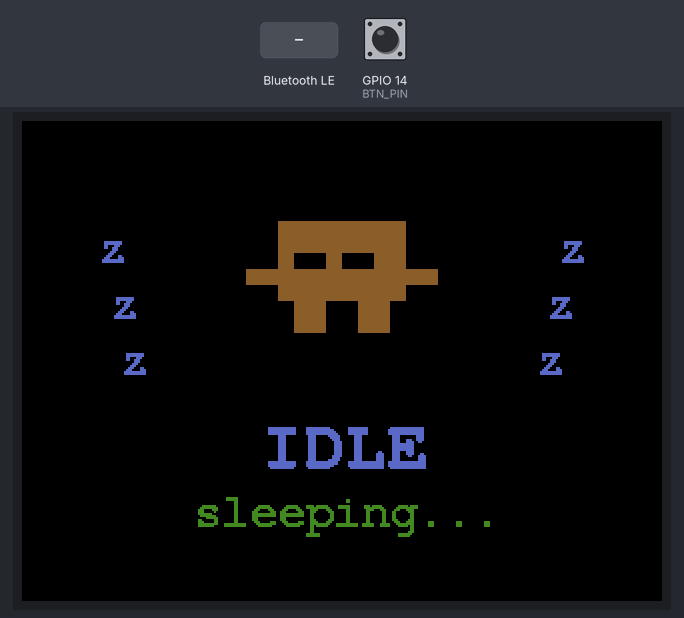
The sketch below on a simulated ESP32. Parts: 320×240 colour display. Inputs (shaded band) come from the test bench; at power-on: GPIO 14 (BTN_PIN) HIGH. Nothing arrives over Bluetooth unless stated; a phone connects over Bluetooth LE 3 s after start; what the sketch prints to the serial monitor is not drawn.

Above: at 1.4 s.
1.5 s: Bluetooth LE write "WORKING" received
At 1.98 s:
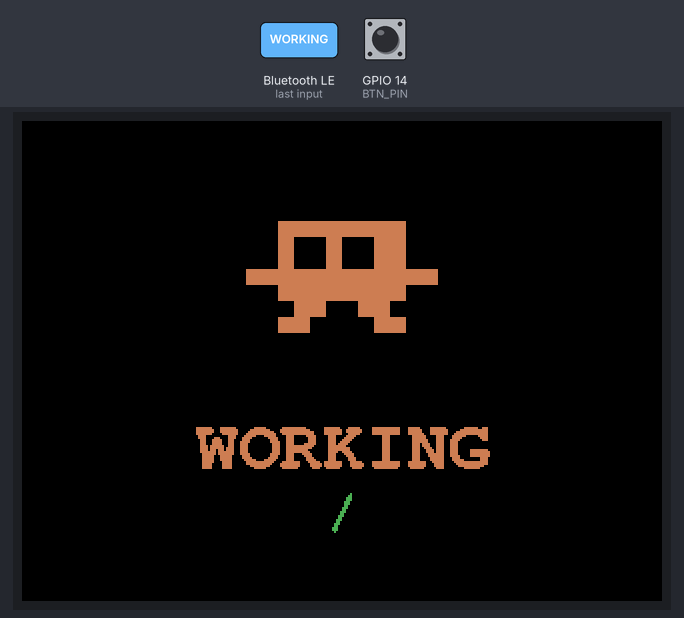
3.9 s: Bluetooth LE write "WAITING_URGENT" received
At 4.65 s:
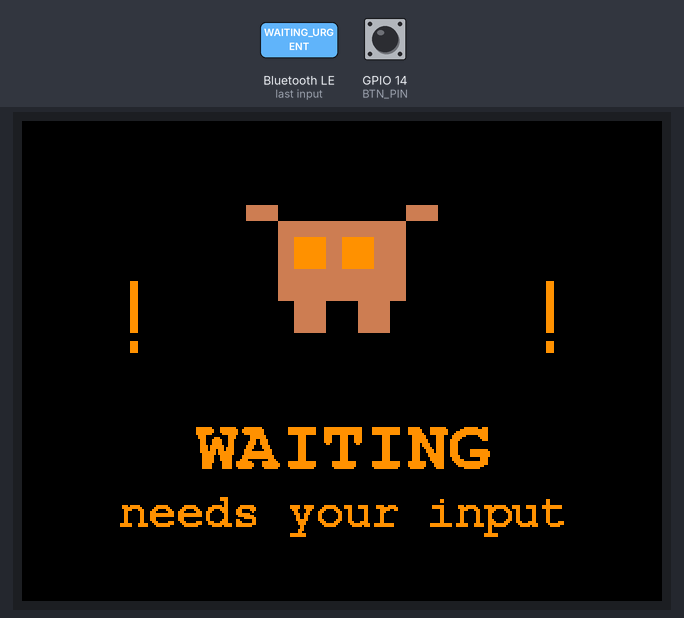
6.9 s: Bluetooth LE write "NOTIFICATION" received
At 8.16 s:
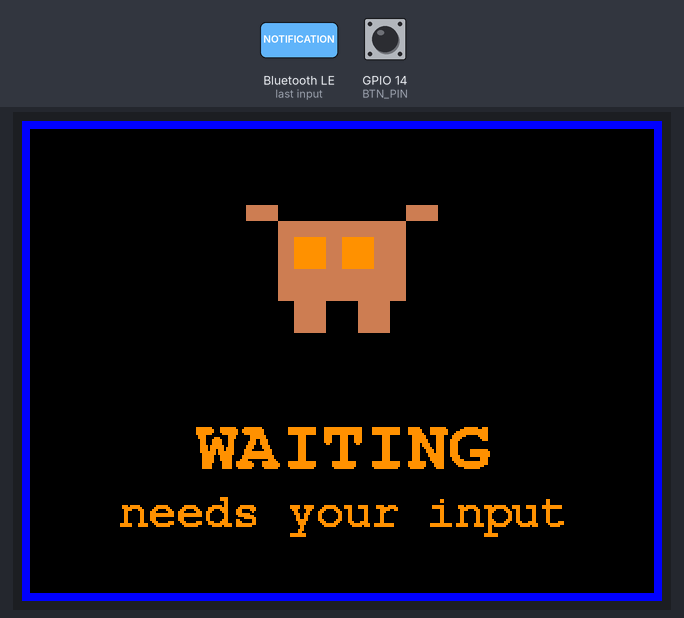
9.9 s: Bluetooth LE write "WAITING" received
At 9.99 s:
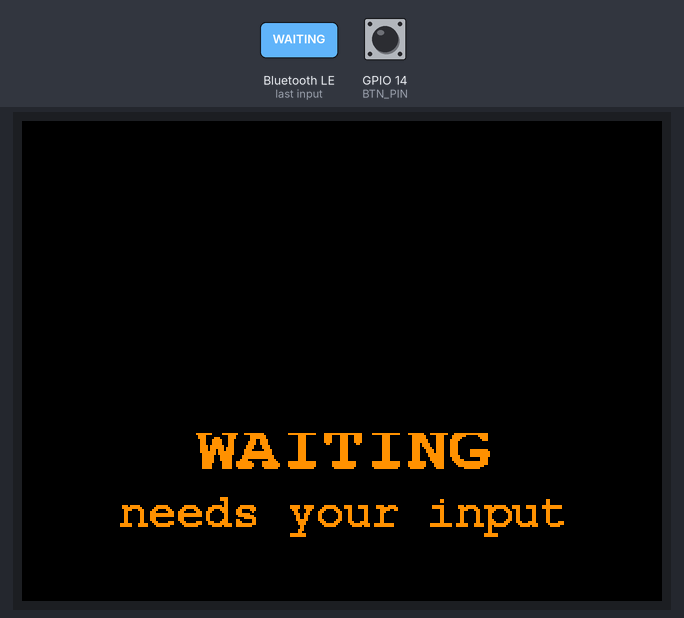
11.4 s: Bluetooth LE write "IDLE" received
At 12.66 s:
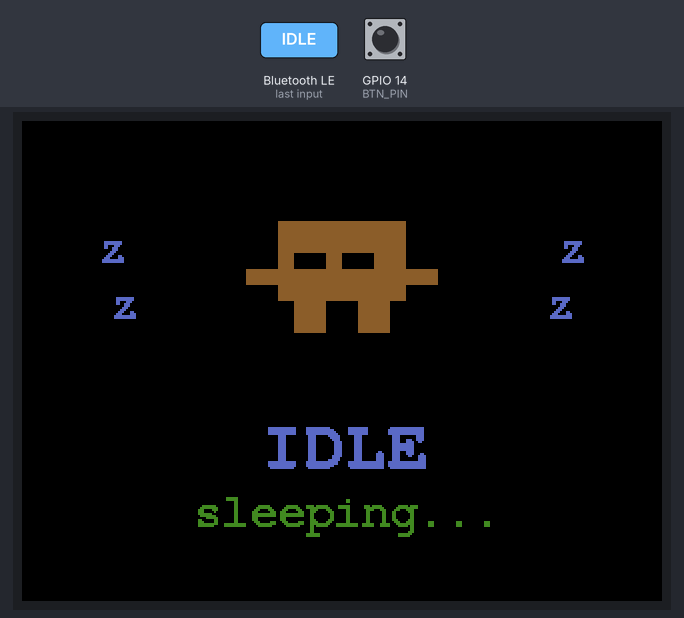
14.4 s: GPIO 14 (BTN_PIN) pulsed LOW 2 times (0.12 s each, 0.3 s apart)
Timing chart, 0 to 17.4 s (numbered marks = the images above; inputs shaded):
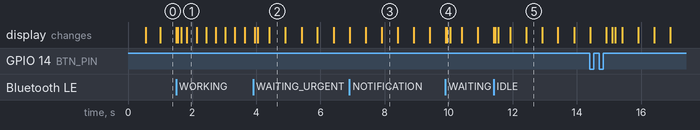

The sketch:

claude_watcher.ino
```cpp
#include <TFT_eSPI.h>
#include "ble_handler.h"
#include "display.h"

#define SERIAL_BAUD       115200
#define IDLE_TIMEOUT_MS   (5UL * 60UL * 1000UL)
#define NOTIF_TIMEOUT_MS  (2UL * 60UL * 1000UL)

// ── Button (IO14, active-low) ──────────────────────────────────────────────
#define BTN_PIN          14
#define DOUBLE_CLICK_MS  400
#define DEBOUNCE_MS       30

TFT_eSPI tft = TFT_eSPI();

State    currentState    = State::IDLE;
char     toolName[32]    = "";
uint32_t lastMsgMs       = 0;
uint8_t  currentRotation = 0;
uint32_t notifStartMs    = 0;   // 0 = no active notification

// Button state
static bool     btnLast     = HIGH;
static uint8_t  clickCount  = 0;
static uint32_t lastClickMs = 0;

// BLE callbacks — run on NimBLE FreeRTOS task
static void onBLEState(State state, const char* tool) {
    notifStartMs = 0;   // any state message clears the notification
    currentState = state;
    strncpy(toolName, tool, sizeof(toolName) - 1);
    toolName[sizeof(toolName) - 1] = '\0';
    lastMsgMs = millis();
}

static void onBLENotif() {
    notifStartMs = millis();
}

static bool pollButton(uint32_t now) {
    bool btnNow = digitalRead(BTN_PIN);
    if (btnLast == HIGH && btnNow == LOW) {
        if (now - lastClickMs > DEBOUNCE_MS) {
            clickCount++;
            lastClickMs = now;
        }
    }
    btnLast = btnNow;
    if (clickCount > 0 && (now - lastClickMs) > DOUBLE_CLICK_MS) {
        uint8_t n = clickCount;
        clickCount = 0;
        return n >= 2;
    }
    return false;
}

void setup() {
    Serial.begin(SERIAL_BAUD);
    pinMode(BTN_PIN, INPUT_PULLUP);
    displayInit(tft);
    bleInit(onBLEState, onBLENotif);
    lastMsgMs = millis();
}

void loop() {
    uint32_t now = millis();

    if (pollButton(now)) {
        currentRotation = (currentRotation + 1) % 4;
        displaySetRotation(tft, currentRotation, currentState, toolName);
    }

    if (currentState != State::IDLE && (now - lastMsgMs >= IDLE_TIMEOUT_MS)) {
        currentState = State::IDLE;
        toolName[0] = '\0';
    }

    bool notifActive = (notifStartMs != 0 && (now - notifStartMs) < NOTIF_TIMEOUT_MS);
    displayUpdate(tft, currentState, toolName, now, notifActive);
}
```

ble_handler.cpp
```cpp
// esp32/claude_watcher/ble_handler.cpp
#include "ble_handler.h"
#include <NimBLEDevice.h>

#define SERVICE_UUID "12345678-1234-1234-1234-123456789abc"
#define CHAR_UUID    "12345678-1234-1234-1234-123456789abd"

static BLEStateCallback g_stateCallback = nullptr;
static BLENotifCallback g_notifCallback = nullptr;

class CharCallbacks : public NimBLECharacteristicCallbacks {
    void onWrite(NimBLECharacteristic* pChar, NimBLEConnInfo& connInfo) override {
        std::string raw = pChar->getValue();
        String val(raw.c_str());
        Serial.println("[BLE] " + val);

        if (isNotification(val)) {
            if (g_notifCallback) g_notifCallback();
            return;
        }

        State newState = State::IDLE;
        char toolName[32] = "";
        if (parseMessage(val, &newState, toolName, sizeof(toolName))) {
            if (g_stateCallback) g_stateCallback(newState, toolName);
        }
    }
};

class ServerCallbacks : public NimBLEServerCallbacks {
    void onDisconnect(NimBLEServer* pServer, NimBLEConnInfo& connInfo, int reason) override {
        Serial.println("[BLE] Disconnected — restarting advertising");
        NimBLEDevice::getAdvertising()->start();
    }
};

void bleInit(BLEStateCallback stateCallback, BLENotifCallback notifCallback) {
    g_stateCallback = stateCallback;
    g_notifCallback = notifCallback;

    NimBLEDevice::init("ClaudeWatcher");

    NimBLEServer* pServer = NimBLEDevice::createServer();
    pServer->setCallbacks(new ServerCallbacks());

    NimBLEService* pService = pServer->createService(SERVICE_UUID);

    NimBLECharacteristic* pChar = pService->createCharacteristic(
        CHAR_UUID,
        NIMBLE_PROPERTY::WRITE_NR
    );
    pChar->setCallbacks(new CharCallbacks());

    pService->start();

    NimBLEAdvertising* pAdv = NimBLEDevice::getAdvertising();
    pAdv->addServiceUUID(SERVICE_UUID);
    pAdv->start();

    Serial.println("[BLE] Advertising as ClaudeWatcher");
}
```

ble_handler.h
```cpp
// esp32/claude_watcher/ble_handler.h
#pragma once
#include <Arduino.h>
#include "serial_handler.h"   // provides State enum, parseMessage(), isNotification()

// Callback fired on each valid BLE state write (WORKING / WAITING / WAITING_URGENT / IDLE).
// state:    parsed state
// toolName: tool name (non-empty only for WORKING)
typedef void (*BLEStateCallback)(State state, const char* toolName);

// Callback fired when a NOTIFICATION message is received.
typedef void (*BLENotifCallback)();

// Initialize NimBLE peripheral, start advertising.
// stateCallback is invoked on each valid state write.
// notifCallback is invoked on each NOTIFICATION write (may be nullptr).
void bleInit(BLEStateCallback stateCallback, BLENotifCallback notifCallback);
```

crab_sprites.h
```cpp
#pragma once

// Sprite grid: 12 cols × 9 rows, 8px per cell → 96×72px total
#define SPRITE_COLS   12
#define SPRITE_ROWS    9
#define CELL_SIZE      8

// Precomputed RGB565 colors
// color565 formula: (r & 0xF8) << 8 | (g & 0xFC) << 3 | b >> 3
#define COLOR_CRAB    0xCBEA  // #CD7F55 — crab orange
#define COLOR_IDLE    0x8AE5  // #8B5E45 — dim crab (sleeping)
#define COLOR_ALERT   0xFC80  // #FF9800 — orange alert eyes
#define COLOR_ZZZ     0x5B58  // #5C6BC0 — blue-grey z's
#define COLOR_GREEN   0x4D6A  // #4CAF50 — working spinner
#define COLOR_AMBER   0xFC80  // same as alert, used for WAITING label
#define COLOR_BG      0x0000  // TFT_BLACK

// ── WORKING FRAME 1: normal stance ────────────────────────────────────────
// Legs at cols 3-4 and 7-8, both pairs level
static const char* WORKING_F1[SPRITE_ROWS] = {
  "............",  // row 0
  "..CCCCCCCC..",  // row 1  body top
  "..CEECEECC..",  // row 2  open eyes: E at 3-4, 6-7
  "..CEECEECC..",  // row 3
  "CCCCCCCCCCCC",  // row 4  full-width claw row
  "..CCCCCCCC..",  // row 5  body bottom
  "...CC..CC...",  // row 6  legs: cols 3-4, 7-8
  "...CC..CC...",  // row 7
  "............",  // row 8
};

// ── WORKING FRAME 2: legs alternate ───────────────────────────────────────
// Bottom leg row spreads outward to simulate walking
static const char* WORKING_F2[SPRITE_ROWS] = {
  "............",
  "..CCCCCCCC..",
  "..CEECEECC..",
  "..CEECEECC..",
  "CCCCCCCCCCCC",
  "..CCCCCCCC..",
  "...CC..CC...",  // row 6 same
  "..CC....CC..",  // row 7 legs spread: cols 2-3 and 8-9
  "............",
};

// ── WAITING: raised claws, alert eyes ─────────────────────────────────────
// '!' is drawn separately above the sprite (blinks on/off)
static const char* WAITING_F[SPRITE_ROWS] = {
  "CC........CC",  // row 0  raised claws at corners
  "..CCCCCCCC..",  // row 1
  "..CAACAACC..",  // row 2  A = orange alert eyes
  "..CAACAACC..",  // row 3
  "..CCCCCCCC..",  // row 4  no extended claws (they're raised)
  "..CCCCCCCC..",  // row 5
  "...CC..CC...",  // row 6
  "...CC..CC...",  // row 7
  "............",  // row 8
};

// ── IDLE: sleeping crab ────────────────────────────────────────────────────
// D = dimmed crab color, '-' = closed eye line (black)
// 'z' is drawn separately above the sprite (drifts upward)
static const char* IDLE_F[SPRITE_ROWS] = {
  "............",
  "..DDDDDDDD..",  // row 1  body top (dimmed)
  "..DDDDDDDD..",  // row 2  no eye holes — solid
  "..D--D--DD..",  // row 3  closed eyes: '-' at 3-4 and 6-7
  "DDDDDDDDDDDD",  // row 4  claws (dimmed)
  "..DDDDDDDD..",  // row 5
  "...DD..DD...",  // row 6  legs (dimmed)
  "...DD..DD...",  // row 7
  "............",  // row 8
};
```

display.cpp
```cpp
#include "display.h"
#include "crab_sprites.h"
#include <string.h>

// Animation intervals (ms)
#define ANIM_WORKING_MS   300
#define ANIM_WAITING_MS   500
#define ANIM_IDLE_MS      500

// Internal state
static State      lastState     = State::IDLE;
static uint8_t    frame         = 0;
static uint32_t   lastFrameMs   = 0;
static bool       bangVisible   = false;
static uint16_t   zPos          = 0;
static char       lastTool[32]  = "";
static bool       lastNotifFrame = false;

// ── Layout helpers ─────────────────────────────────────────────────────────
// All positions derived at runtime so every rotation works.

// Vertical split: crab occupies 65% of screen height
static inline int crabAreaH(TFT_eSPI& tft) { return tft.height() * 65 / 100; }
static inline int statusY(TFT_eSPI& tft)   { return crabAreaH(tft); }
static inline int statusH(TFT_eSPI& tft)   { return tft.height() - crabAreaH(tft); }
static inline int spriteX(TFT_eSPI& tft)   { return (tft.width()  - SPRITE_W)    / 2; }
static inline int spriteY(TFT_eSPI& tft)   { return (crabAreaH(tft) - SPRITE_H_PX) / 2; }

// ── Map a sprite character to a RGB565 color ───────────────────────────────
static uint16_t charToColor(char c) {
  switch (c) {
    case 'C': return COLOR_CRAB;
    case 'E': return COLOR_BG;
    case 'A': return COLOR_ALERT;
    case 'D': return COLOR_IDLE;
    case '-': return COLOR_BG;
    default:  return COLOR_BG;
  }
}

// ── Draw one sprite frame ──────────────────────────────────────────────────
static void drawSprite(TFT_eSPI& tft, const char** spriteRows) {
  int sx = spriteX(tft);
  int sy = spriteY(tft);
  for (int row = 0; row < SPRITE_ROWS; row++) {
    for (int col = 0; col < SPRITE_COLS; col++) {
      uint16_t color = charToColor(spriteRows[row][col]);
      tft.fillRect(
        sx + col * CELL_SIZE,
        sy + row * CELL_SIZE,
        CELL_SIZE, CELL_SIZE,
        color
      );
    }
  }
}

// ── Draw/erase the "!" above the crab for WAITING state ───────────────────
static void drawBang(TFT_eSPI& tft, bool visible) {
  uint16_t color = visible ? COLOR_ALERT : COLOR_BG;
  tft.setTextColor(color, COLOR_BG);
  tft.setTextFont(4);
  tft.setTextSize(2);
  tft.setTextDatum(TC_DATUM);

  bool horiz = (tft.getRotation() % 2 == 1);
  if (horiz) {
    int sx   = spriteX(tft);
    int sy   = spriteY(tft);
    int midY = sy + SPRITE_H_PX / 2;
    // Center each ! in the gap between crab and screen edge
    int rightX = sx + SPRITE_W + (tft.width() - sx - SPRITE_W) / 2;
    int leftX  = sx / 2;
    tft.drawString("!", rightX, midY);
    tft.drawString("!", leftX,  midY);
  } else {
    int x = tft.width() / 2;
    int y = spriteY(tft) - 28;
    tft.drawString("!", x, y);
  }
  tft.setTextSize(1);
}

// ── Draw/erase floating "z"s for IDLE state ───────────────────────────────
#define ZZZ_STEP   28   // > z glyph height (11px) — gives clear gap between z's
#define ZZZ_COUNT   3
// ZZZ_CYCLE must be divisible by ZZZ_STEP; 6 steps = full snake + pause before restart.
#define ZZZ_CYCLE  168  // 6 * ZZZ_STEP

static void drawZzz(TFT_eSPI& tft, uint16_t newPos, uint16_t prevPos) {
  int sx      = spriteX(tft);
  int sy      = spriteY(tft);
  int baseY   = sy + SPRITE_H_PX - 4;
  bool horiz  = (tft.getRotation() % 2 == 1);

  // Center each z in its gap (TC_DATUM); drift outward as it rises
  int halfGap  = (tft.width() - sx - SPRITE_W) / 2;  // = left gap = right gap
  int rightCX  = sx + SPRITE_W + halfGap;              // centre of right gap
  int leftCX   = sx - halfGap;                          // centre of left gap
  int maxDrift = max(4, halfGap / 4);                  // outward drift over full travel

  tft.setFreeFont(&FreeMonoBold12pt7b);
  tft.setTextDatum(TC_DATUM);

  // Erase previous positions
  tft.setTextColor(COLOR_BG, COLOR_BG);
  for (int i = 0; i < ZZZ_COUNT; i++) {
    int yOff = (int)prevPos - i * ZZZ_STEP;
    if (yOff < 0) continue;
    int y = baseY - yOff;
    if (y < sy || y >= sy + SPRITE_H_PX) continue;
    int drift = yOff * maxDrift / (SPRITE_H_PX - 4);
    tft.drawString("z", rightCX + drift, y);
    if (horiz) tft.drawString("z", leftCX - drift, y);
  }

  // Draw at new positions
  tft.setTextColor(COLOR_ZZZ, COLOR_BG);
  for (int i = 0; i < ZZZ_COUNT; i++) {
    int yOff = (int)newPos - i * ZZZ_STEP;
    if (yOff < 0) continue;
    int y = baseY - yOff;
    if (y < sy || y >= sy + SPRITE_H_PX) continue;
    int drift = yOff * maxDrift / (SPRITE_H_PX - 4);
    tft.drawString("z", rightCX + drift, y);
    if (horiz) tft.drawString("z", leftCX - drift, y);
  }
}

// ── Draw the status bar ────────────────────────────────────────────────────
static void drawStatusBar(TFT_eSPI& tft, State state, const char* toolName) {
  int sy  = statusY(tft);
  int sh  = statusH(tft);
  int sw  = tft.width();
  int cx  = sw / 2;

  tft.setTextDatum(TC_DATUM);

  // State label — FreeMonoBold18pt (~35px line height)
  // All text drawn with setTextColor(fg, COLOR_BG) so each glyph fills its own background.
  // No full-bar clear here — callers clear the status area on state changes.
  tft.setFreeFont(&FreeMonoBold18pt7b);

  switch (state) {
    case State::WORKING: {
      tft.setTextColor(COLOR_CRAB, COLOR_BG);
      tft.drawString("WORKING", cx, sy - 6);

      // Clear only the subtitle strip: tool name width varies, bg-fill alone isn't enough
      tft.fillRect(0, sy + 26, sw, sh - 26, COLOR_BG);
      tft.setFreeFont(&FreeMonoBold12pt7b);
      static const char* SPINNER[] = {"|", "/", "-", "\\"};
      String toolLine = String(SPINNER[frame % 4]) + " " + String(toolName);
      tft.setTextColor(COLOR_GREEN, COLOR_BG);
      tft.drawString(toolLine.c_str(), cx, sy + 30);
      break;
    }
    case State::WAITING:
    case State::WAITING_URGENT: {
      tft.setTextColor(COLOR_AMBER, COLOR_BG);
      tft.drawString("WAITING", cx, sy - 6);
      tft.setFreeFont(&FreeMonoBold12pt7b);
      tft.setTextColor(COLOR_AMBER, COLOR_BG);
      tft.drawString("needs your input", cx, sy + 30);
      break;
    }
    case State::IDLE: {
      tft.setTextColor(COLOR_ZZZ, COLOR_BG);
      tft.drawString("IDLE", cx, sy - 6);
      tft.setFreeFont(&FreeMonoBold12pt7b);
      tft.setTextColor(0x4444, COLOR_BG);
      tft.drawString("sleeping...", cx, sy + 30);
      break;
    }
  }
}

#define COLOR_NOTIF  0x001F   // pure blue RGB565

static void drawNotifBorder(TFT_eSPI& tft, bool visible) {
  uint16_t color = visible ? COLOR_NOTIF : COLOR_BG;
  int w = tft.width();
  int h = tft.height();
  int thick = 4;
  tft.fillRect(0,          0,          w,     thick, color);  // top
  tft.fillRect(0,          h - thick,  w,     thick, color);  // bottom
  tft.fillRect(0,          0,          thick, h,    color);  // left
  tft.fillRect(w - thick,  0,          thick, h,    color);  // right
}

// ── Public API ─────────────────────────────────────────────────────────────

void displayInit(TFT_eSPI& tft) {
  tft.init();
  tft.setRotation(1);
  tft.fillScreen(COLOR_BG);
  drawSprite(tft, (const char**)IDLE_F);
  drawZzz(tft, 0, 0);
  drawStatusBar(tft, State::IDLE, "");
}

void displaySetRotation(TFT_eSPI& tft, uint8_t rotation, State state, const char* toolName) {
  tft.setRotation(rotation);
  tft.fillScreen(COLOR_BG);
  frame = 0;
  bangVisible = false;
  zPos = 0;
  lastNotifFrame = false;
  lastState = state;
  strncpy(lastTool, toolName, sizeof(lastTool) - 1);
  lastTool[sizeof(lastTool) - 1] = '\0';
  // Draw current state immediately
  switch (state) {
    case State::WORKING:
      drawSprite(tft, (const char**)(frame % 2 == 0 ? WORKING_F1 : WORKING_F2));
      break;
    case State::WAITING:
    case State::WAITING_URGENT:
      drawSprite(tft, (const char**)WAITING_F);
      break;
    case State::IDLE:
      drawSprite(tft, (const char**)IDLE_F);
      drawZzz(tft, 0, 0);
      break;
  }
  drawStatusBar(tft, state, toolName);
}

void displayUpdate(TFT_eSPI& tft, State state, const char* toolName, uint32_t now, bool notifActive) {
  uint32_t interval = ANIM_WORKING_MS;
  if (state == State::WAITING || state == State::WAITING_URGENT) interval = ANIM_WAITING_MS;
  if (state == State::IDLE) interval = ANIM_IDLE_MS;

  bool stateChanged = (state != lastState);
  bool frameTick    = (now - lastFrameMs >= interval);

  if (!stateChanged && !frameTick) return;

  if (stateChanged) {
    tft.fillRect(0, 0, tft.width(), crabAreaH(tft), COLOR_BG);
    tft.fillRect(0, statusY(tft), tft.width(), statusH(tft), COLOR_BG);
    frame = 0;
    bangVisible = false;
    zPos = 0;
    drawStatusBar(tft, state, toolName);
    lastState = state;
    strncpy(lastTool, toolName, sizeof(lastTool) - 1);
    lastTool[sizeof(lastTool) - 1] = '\0';
  }

  if (frameTick) {
    frame++;
    lastFrameMs = now;
  }

  switch (state) {
    case State::WORKING:
      drawSprite(tft, (const char**)(frame % 2 == 0 ? WORKING_F1 : WORKING_F2));
      if (frameTick) drawStatusBar(tft, state, toolName);
      break;

    case State::WAITING:
    case State::WAITING_URGENT:
      drawSprite(tft, (const char**)WAITING_F);
      if (frameTick) {
        bangVisible = !bangVisible;
        drawBang(tft, bangVisible);
      }
      break;

    case State::IDLE:
      drawSprite(tft, (const char**)IDLE_F);
      {
        uint16_t prevPos = zPos;
        zPos = (zPos + ZZZ_STEP) % ZZZ_CYCLE;
        drawZzz(tft, zPos, prevPos);
      }
      break;
  }

  // Notification border overlay — independent of crab state
  bool notifFrameOn = notifActive && ((now / 400) % 2);
  if (stateChanged || notifFrameOn != lastNotifFrame) {
    drawNotifBorder(tft, notifFrameOn);
    lastNotifFrame = notifFrameOn;
  }
}
```

display.h
```cpp
#pragma once
#include <TFT_eSPI.h>
#include "serial_handler.h"
#include "crab_sprites.h"   // provides SPRITE_COLS, SPRITE_ROWS, CELL_SIZE, COLOR_*

// Screen dimensions are dynamic — use tft.width() / tft.height() at runtime.
// All four rotations are supported; layout auto-adapts.

// Sprite pixel dimensions (derived from crab_sprites.h constants)
#define SPRITE_W     (SPRITE_COLS * CELL_SIZE)   // 96
#define SPRITE_H_PX  (SPRITE_ROWS * CELL_SIZE)   // 72

// Initialize display and draw first frame
void displayInit(TFT_eSPI& tft);

// Call from loop(). Advances animation and redraws if needed.
// state:       current state
// toolName:    current tool name (used in WORKING state)
// now:         current millis() value
// notifActive: true if a NOTIFICATION is within its 2-minute window
void displayUpdate(TFT_eSPI& tft, State state, const char* toolName, uint32_t now, bool notifActive);

// Change screen rotation (0-3) and force a full redraw.
void displaySetRotation(TFT_eSPI& tft, uint8_t rotation, State state, const char* toolName);
```

Source omitted: serial_handler.cpp (917 bytes), serial_handler.h (484 bytes)

Measured:
- after the input at 6.9 s, the display: first differs from a run without the input after 1.0 s (image 3)
- after the input at 11.4 s, the display: first differs from a run without the input after 0.05 s (image 5 shows a later state)
- what the display in image 2 shows lasts 0.5 s, from 4.4 s to 4.9 s
